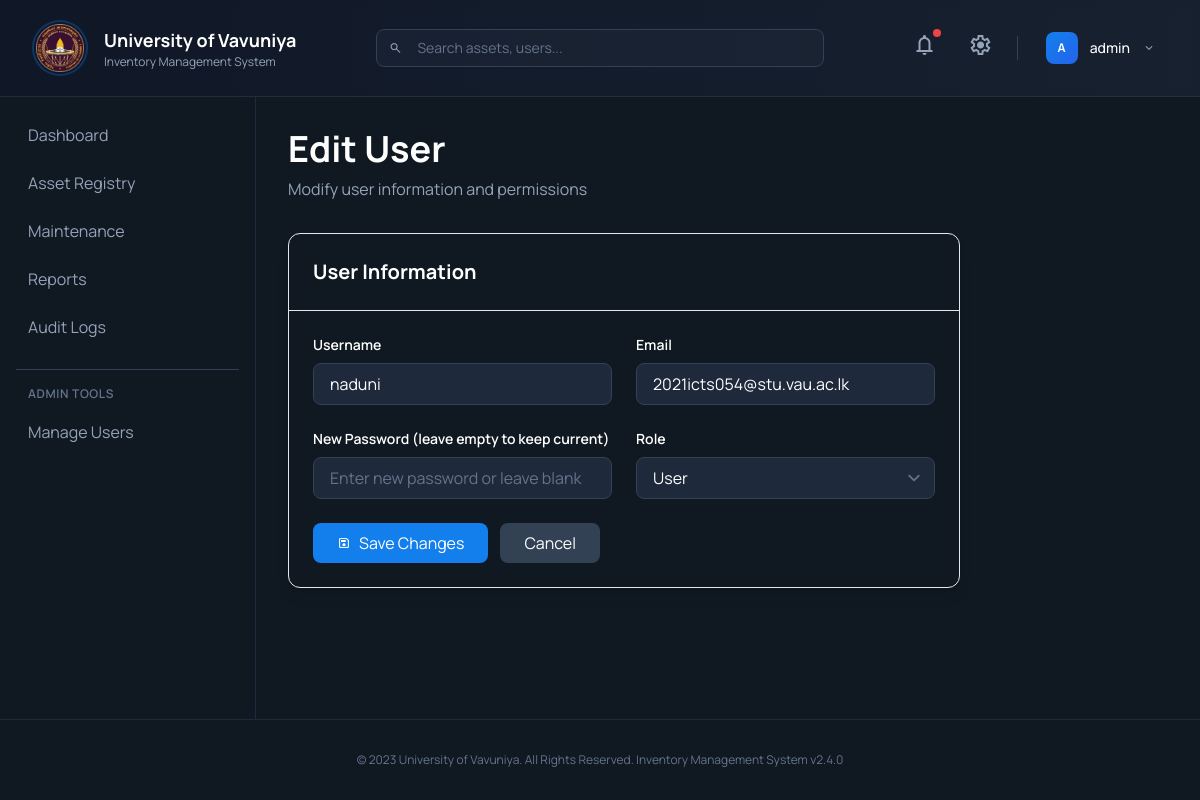
Screenshot of /edit_user.php?id=2 (signed in) with the database file from the repository.
### tables this page shows
CREATE TABLE `users` (
  `id` int(11) NOT NULL,
  `username` varchar(255) NOT NULL,
  `email` varchar(255) NOT NULL,
  `password` varchar(255) NOT NULL,
  `role` enum('admin','clerk','user') DEFAULT 'user',
  `department` varchar(255) DEFAULT NULL,
  `status` enum('active','inactive') DEFAULT 'active',
  `created_at` timestamp NOT NULL DEFAULT current_timestamp()
);

### edit_user.php (the view, shortened to what this page needs)
<?php
include 'config.php';
include 'header.php';
include 'sidebar.php';
$user_id = isset($_GET['id']) ? intval($_GET['id']) : 0;
$stmt = $conn->prepare("SELECT id, username, email, role FROM users WHERE id = ?");
$stmt->bind_param("i", $user_id);
$stmt->execute();
$result = $stmt->get_result();
$user = $result->fetch_assoc();
?>
<main class="flex-1 p-8 overflow-y-auto bg-background-dark">
    <div class="mb-8">
        <h1 class="text-4xl font-bold text-white mb-2">Edit User</h1>
        <p class="text-slate-400">Modify user information and permissions</p>
    </div>
    <?php if ($user): ?>
    <div class="bg-surface rounded-xl border border-border-slate shadow-lg overflow-hidden max-w-2xl">
        <div class="p-6 border-b border-border-slate">
            <h2 class="text-xl font-bold text-white">User Information</h2>
        </div>
        <form method="POST" class="p-6">
            <div class="grid grid-cols-1 md:grid-cols-2 gap-6 mb-6">
                <div>
                    <label class="block text-sm font-semibold text-white mb-2">Username</label>
                    <input type="text" name="username" required value="<?php echo htmlspecialchars($user['username']); ?>"
                        class="w-full px-4 py-2 rounded-lg bg-slate-800 text-white placeholder-slate-500 border border-slate-700 focus:outline-none focus:border-primary">
                </div>
                <div>
                    <label class="block text-sm font-semibold text-white mb-2">Email</label>
                    <input type="email" name="email" required value="<?php echo htmlspecialchars($user['email']); ?>"
                        class="w-full px-4 py-2 rounded-lg bg-slate-800 text-white placeholder-slate-500 border border-slate-700 focus:outline-none focus:border-primary">
                </div>
                <div>
                    <label class="block text-sm font-semibold text-white mb-2">New Password (leave empty to keep current)</label>
                    <input type="password" name="password"
                        class="w-full px-4 py-2 rounded-lg bg-slate-800 text-white placeholder-slate-500 border border-slate-700 focus:outline-none focus:border-primary"
                        placeholder="Enter new password or leave blank">
                </div>
                <div>
                    <label class="block text-sm font-semibold text-white mb-2">Role</label>
                    <select name="role" required
                        class="w-full px-4 py-2 rounded-lg bg-slate-800 text-white border border-slate-700 focus:outline-none focus:border-primary">
                        <option value="user" <?php echo $user['role'] == 'user' ? 'selected' : ''; ?>>User</option>
                    </select>
                </div>
            </div>
            <div class="flex gap-3">
                <button type="submit" class="px-6 py-2 bg-primary text-white rounded-lg hover:bg-opacity-90 transition flex items-center gap-2">
                    <span class="material-symbols-outlined text-sm">save</span>
                    Save Changes
                </button>
                <a href="user_management.php" class="px-6 py-2 bg-slate-700 text-white rounded-lg hover:bg-slate-600 transition">
                    Cancel
                </a>
            </div>
        </form>
    </div>
    <?php endif; ?>
</main>
<?php include 'footer.php'; ?>

### header.php (shortened to what this page needs)
<!DOCTYPE html>
<html class="dark" lang="en">
<head>
    <script src="https://cdn.tailwindcss.com?plugins=forms,container-queries"></script>
    <script id="tailwind-config">
        tailwind.config = {
            darkMode: "class",
            theme: {
                extend: {
                    colors: {
                        "primary": "#137fec",
                        "background-light": "#f6f7f8",
                        "background-dark": "#101922",
                    },
                    fontFamily: {
                        "display": ["Manrope"]
                    },
                    borderRadius: {
                        "DEFAULT": "0.25rem",
                        "lg": "0.5rem",
                        "xl": "0.75rem",
                        "full": "9999px"
                    },
                },
            },
        }
    </script>
</head>
<body class="bg-background-light dark:bg-background-dark font-display text-white overflow-hidden flex flex-col h-screen">
    <header class="border-b border-slate-700/50 bg-gradient-to-r from-slate-900/50 to-slate-800/50 backdrop-blur-sm px-8 py-4 flex-shrink-0 sticky top-0 z-40">
        <div class="flex items-center justify-between h-16">
            <div class="flex items-center gap-4">
                <div class="flex items-center justify-center w-14 h-14 rounded-full border-2 border-primary/30 bg-slate-900/50">
                    <img src="assets/uov-logo.png" alt="University of Vavuniya" class="w-12 h-12 object-contain" onerror="this.style.display='none'">
                </div>
                <div>
                    <h1 class="text-lg font-bold text-white">University of Vavuniya</h1>
                    <p class="text-xs text-slate-400">Inventory Management System</p>
                </div>
            </div>
            <div class="flex-1 max-w-md mx-8">
                <div class="relative">
                    <span class="material-symbols-outlined absolute left-3 top-1/2 -translate-y-1/2 text-slate-400 text-sm">search</span>
                    <input type="text" placeholder="Search assets, users..."
                        class="w-full pl-10 pr-4 py-2 rounded-lg bg-slate-800/50 border border-slate-700 text-white placeholder-slate-500 focus:outline-none focus:border-primary/50 focus:ring-1 focus:ring-primary/30 transition-all text-sm">
                </div>
            </div>
            <div class="flex items-center gap-4">
                <button class="relative p-2 rounded-lg hover:bg-slate-700/50 transition-colors group">
                    <span class="material-symbols-outlined text-slate-400 group-hover:text-white transition-colors">notifications</span>
                    <span class="absolute top-1 right-1 w-2 h-2 bg-red-500 rounded-full"></span>
                </button>
                <button class="p-2 rounded-lg hover:bg-slate-700/50 transition-colors group">
                    <span class="material-symbols-outlined text-slate-400 group-hover:text-white transition-colors">settings</span>
                </button>
                <div class="relative group">
                    <button class="flex items-center gap-3 px-3 py-2 rounded-lg hover:bg-slate-700/50 transition-colors">
                        <div class="w-8 h-8 rounded-lg bg-gradient-to-br from-primary to-blue-600 flex items-center justify-center">
                            <span class="text-xs font-bold">
                                <?php
                                if (isset($_SESSION['user_id'])) {
                                    global $conn;
                                    $stmt = $conn->prepare("SELECT username FROM users WHERE id = ?");
                                    $stmt->bind_param("i", $_SESSION['user_id']);
                                    $stmt->execute();
                                    $result = $stmt->get_result();
                                    $user = $result->fetch_assoc();
                                    echo isset($user['username']) ? strtoupper(substr($user['username'], 0, 1)) : 'U';
                                } else {
                                    echo 'G';
                                }
                                ?>
                            </span>
                        </div>
                        <span class="text-sm font-medium hidden sm:inline">
                            <?php
                            if (isset($_SESSION['user_id'])) {
                                echo isset($user['username']) ? htmlspecialchars($user['username']) : 'User';
                            } else {
                                echo 'Guest';
                            }
                            ?>
                        </span>
                        <span class="material-symbols-outlined text-sm text-slate-400 group-hover:text-white transition-colors">expand_more</span>
                    </button>
                </div>
            </div>
        </div>
    </header>
    <div class="flex flex-1 overflow-hidden">

### rows the page displays
users: username "A", username "admin"
users: username "naduni", email "2021icts054@stu.vau.ac.lk", role "User"
